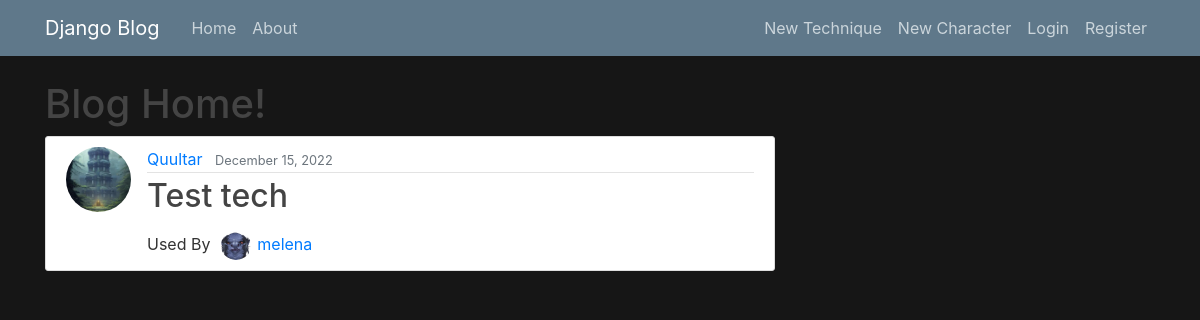
The app's page /unlimited/, older data.
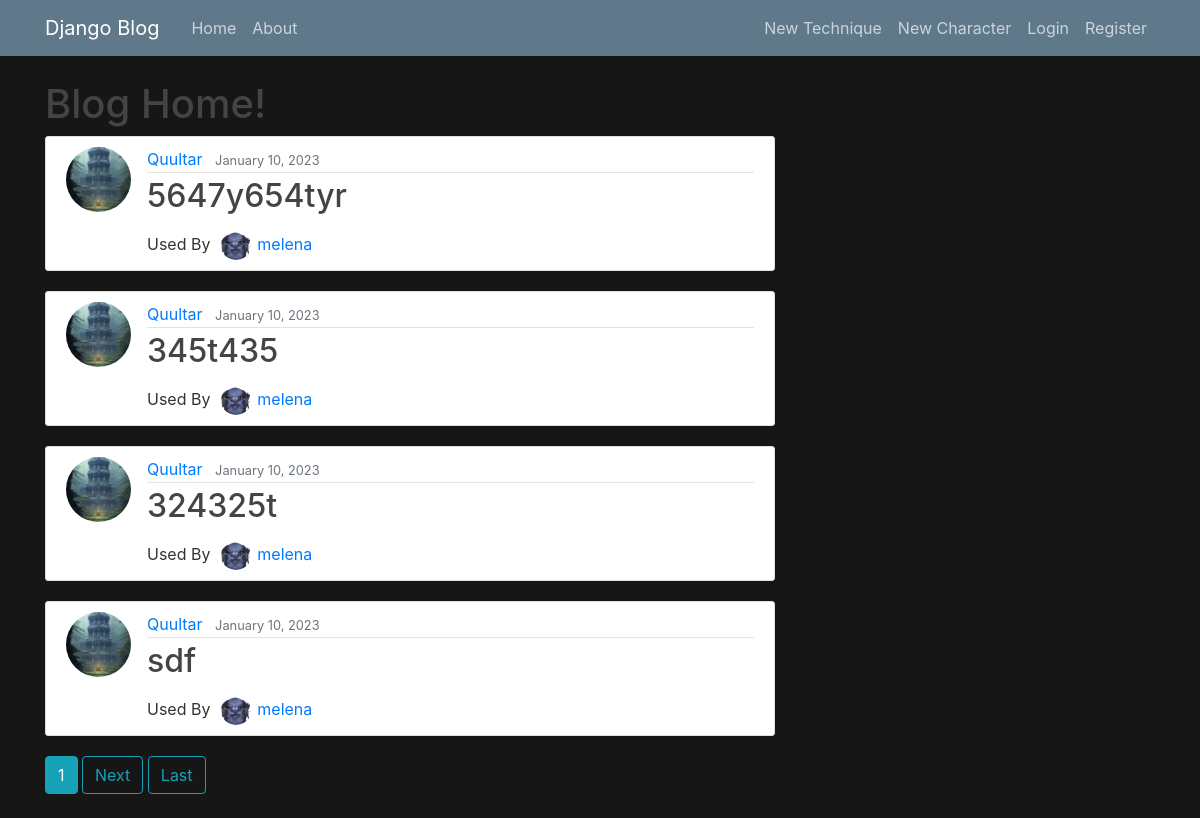
The same page, newer data.
### unlimited/models.py (models this page shows, shortened)
class Technique(models.Model):
    power = models.IntegerField(default=0,null=True)
    boon = models.BooleanField(default=False)
    MULTITARGET_CHOICES = (("0","1"),("1","2"),("2","3"),("3","4"))
    AREA_CHOICES = (("0","none"),("1","small"),("2","medium"),("3","large"))
    RANGE_CHOICES = (("0","touch"),("1","reach"),("2","near"),("3","far"),("4","remote"))
    multitarget = models.CharField(default="0",max_length=100,choices=MULTITARGET_CHOICES, )
    area = models.CharField(default="0",max_length=100,choices=AREA_CHOICES)
    range = models.CharField(default="0",max_length=100,choices=RANGE_CHOICES)
    disarm = models.BooleanField(default=False)
    forceful = models.BooleanField(default=False)
    HEAL_CHOICES = (("0","0%"),("1","50%"),("2","100%"))
    heal = models.CharField(default="0",max_length=100,choices=HEAL_CHOICES)
    destructive = models.BooleanField(default=False)
    combo = models.BooleanField(default=False)
    immobilizing = models.BooleanField(default=False)
    piercing = models.BooleanField(default=False)
    controlled = models.BooleanField(default=False)
    frightning = models.BooleanField(default=False)
    cure = models.BooleanField(default=False)
    SUMMON_CHOICES =  (("0","None"),("1","1"),("2","2"),("3","3"))
    summon = models.CharField(default="0",max_length=100,choices=SUMMON_CHOICES)
    vampiric = models.BooleanField(default=False)
    practiced = models.BooleanField(default=False)
    transformation = models.BooleanField(default=False)
    stunning = models.BooleanField(default=False)
    armor_shred = models.BooleanField(default=False)
    terrain = models.BooleanField(default=False)
    name = models.CharField(max_length=100,unique=True)
    content = models.TextField()
    last_modified = models.DateTimeField(auto_now=True)
    date_created = models.DateTimeField(default=timezone.now)
    author = models.ForeignKey(User, on_delete=models.PROTECT)
    character = models.ForeignKey(Character, on_delete=models.PROTECT)
    slug = models.SlugField(null=True,unique=True)
    max_cost = models.IntegerField(null=True)
    cost = models.IntegerField(null=True)
    success_message = "Technique saved successfully"

class Character(models.Model):
    name = models.CharField(max_length=100,unique=True)
    last_modified = models.DateTimeField(auto_now=True)
    date_created = models.DateTimeField(default=timezone.now)
    player = models.ForeignKey(User,on_delete=models.PROTECT)
    level = models.IntegerField()
    image = models.ImageField(default="default.jpg",upload_to="character_art",blank=True)
    slug = models.SlugField(null=True,unique=True)
    def __str__(self):
        return self.name

### users/models.py (models this page shows, shortened)
class Profile(models.Model):
    user = models.OneToOneField(User, on_delete=models.CASCADE)
    pfp = models.ImageField(default="default.jpg",upload_to="profile_pics")

### unlimited/views.py (the view)
# urls.py: path('',TechniqueListView.as_view(),name="unlimited-home"),
class TechniqueListView(ListView):
    model = Technique
    template_name = "unlimited/home.html"
    context_object_name = "techniques"
    ordering = ["-date_created"]
    paginate_by = 4

### unlimited/templates/unlimited/home.html (shortened to what this page needs)
{% extends "unlimited/base.html" %}
{% block content %}
    <h1>Blog Home!</h1>
    {% for tech in techniques%}
        <article class="media content-section">
            <img class="rounded-circle article-img" src="{{tech.author.profile.pfp.url}}">
            <div class="media-body">
            <div class="article-metadata">
                <a class="mr-2" href="{% url "user-techniques" tech.author.username %}">{{ tech.author }}</a>
                <small class="text-muted">{{ tech.date_created|date:"F j, Y" }}</small>
            </div>
            <h2><a class="article-title" href="technique/{{ tech.slug }}/">{{ tech.name }}</a></h2>
                <div >
                    Used By <img class="rounded-circle article-img" style="width:5%;height:5%;margin-left:6px;margin-right:6px" src="{{tech.character.image.url}}"><a class="mr-2" href="{% url "character-detail" tech.character.slug %}">{{ tech.character }}</a>
                </div>
            </div>
        </article>
    {% endfor %}
    {% if is_paginated %}
        {% for  num in page_obj.paginator.page_range %}
            {% if page_obj.number == num %}
                <a class = "btn btn-info mb-4" href="?page={{ num }}">{{ num }}</a>
            {% elif num > page_obj.number|add:"-3" and num > page_obj.number|add:"3" %}
                <a class = "btn btn-outline-info mb-4" href="?page={{ num }}">{{ num }}</a>
            {% endif %}
        {% endfor %}
        {% if page_obj.has_next %}
            <a class = "btn btn-outline-info mb-4" href="?page={{ page_obj.next_page_number }}">Next</a>
            <a class = "btn btn-outline-info mb-4" href="?page={{ page_obj.paginator.num_pages}}">Last</a>
        {% endif %}
    {% endif %}
{% endblock content%}

### unlimited/templates/unlimited/base.html (shortened to what this page needs)
{% load static %}
<html lang ="en">
    <head>
        <link rel="stylesheet" href="https://cdn.jsdelivr.net/npm/bootstrap@4.0.0/dist/css/bootstrap.min.css">
        <link rel="stylesheet" type = "text/css" href="{% static "unlimited/main.css"%}">
    </head>
    <body>
        <header class="site-header">
            <nav class="navbar navbar-expand-md navbar-dark bg-steel fixed-top">
              <div class="container">
                <a class="navbar-brand mr-4" href="{% url "unlimited-home" %}">Django Blog</a>
                <div class="collapse navbar-collapse" id="navbarToggle">
                  <div class="navbar-nav mr-auto">
                    <a class="nav-item nav-link" href="{% url "unlimited-home" %}">Home</a>
                    <a class="nav-item nav-link" href="{% url "unlimited-about" %}">About</a>
                  </div>
                  <div class="navbar-nav">
                    <a class="nav-item nav-link" href="{% url "technique-create" %}">New Technique</a>
                    <a class="nav-item nav-link" href="{% url "character-create" %}">New Character</a>
                    {% if user.is_authenticated%}
                      <a class="nav-item nav-link" href="{% url "profile" %}">{{user.username}}</a>
                      <a class="nav-item nav-link" href="{% url "logout" %}">Logout</a>
                    {% else %}
                      <a class="nav-item nav-link" href="{% url "login" %}">Login</a>
                      <a class="nav-item nav-link" href="{% url "register" %}">Register</a>
                    {% endif %}
                  </div>
                </div>
              </div>
            </nav>
        </header>
        <main role="main" class="container">
            <div class="row">
              <div class="col-md-8">
                {% block content %}{% endblock %}
              </div>
            </div>
          </main>
    </body>
</html>

### unlimited/static/unlimited/main.css (style rules this page uses)
body { background: #161616 !important; color: #333333; margin-top: 5rem; }
h1, h2, h3, h4, h5, h6 { color: #444444; }
.bg-steel { background-color: #5f788a; }
.site-header .navbar-nav .nav-link { color: #cbd5db; }
.content-section { background: #ffffff; padding: 10px 20px; border: 1px solid #dddddd; border-radius: 3px; margin-bottom: 20px; }
.article-title { color: #444444; }
.article-img { height: 65px; width: 65px; margin-right: 16px; }
.article-metadata { padding-bottom: 1px; margin-bottom: 4px; border-bottom: 1px solid #e3e3e3 }

Row changes from the older to the newer data that the page shows:
removed Technique: author.profile.pfp (picture), author "Quultar", date_created "December 15, 2022", name "Test tech", character.image (placeholder picture), character "melena"
added Technique: author.profile.pfp (picture), author "Quultar", date_created "January 10, 2023", name "5647y654tyr", character.image (placeholder picture), character "melena"
added Technique: author.profile.pfp (picture), author "Quultar", date_created "January 10, 2023", name "345t435", character.image (placeholder picture), character "melena"
added Technique: author.profile.pfp (picture), author "Quultar", date_created "January 10, 2023", name "324325t", character.image (placeholder picture), character "melena"
added Technique: author.profile.pfp (picture), author "Quultar", date_created "January 10, 2023", name "sdf", character.image (placeholder picture), character "melena"
Text that changed along with them:
new list line: "1"
text now shown: "Next Last"
